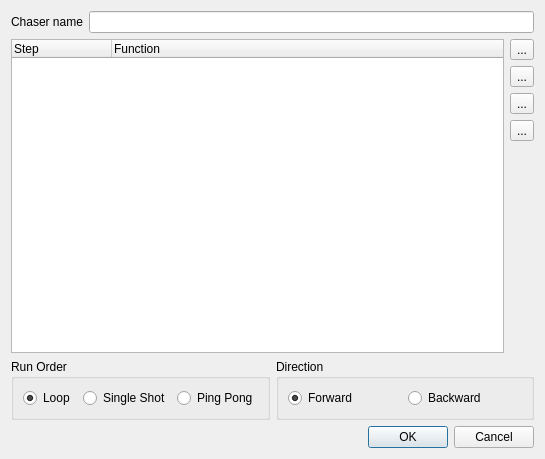
<ui version="4.0" >
 <class>ChaserEditor</class>
 <widget class="QDialog" name="ChaserEditor" >
  <property name="geometry" >
   <rect>
    <x>0</x>
    <y>0</y>
    <width>545</width>
    <height>459</height>
   </rect>
  </property>
  <property name="windowTitle" >
   <string>Chaser editor</string>
  </property>
  <layout class="QVBoxLayout" >
   <item>
    <layout class="QHBoxLayout" >
     <item>
      <widget class="QLabel" name="m_nameLabel" >
       <property name="text" >
        <string>Chaser name</string>
       </property>
      </widget>
     </item>
     <item>
      <widget class="QLineEdit" name="m_nameEdit" >
       <property name="toolTip" >
        <string>Name of the chaser being edited</string>
       </property>
      </widget>
     </item>
    </layout>
   </item>
   <item>
    <layout class="QHBoxLayout" >
     <item>
      <widget class="QTreeWidget" name="m_tree" >
       <property name="rootIsDecorated" >
        <bool>false</bool>
       </property>
       <property name="itemsExpandable" >
        <bool>false</bool>
       </property>
       <property name="allColumnsShowFocus" >
        <bool>true</bool>
       </property>
       <column>
        <property name="text" >
         <string>Step</string>
        </property>
       </column>
       <column>
        <property name="text" >
         <string>Function</string>
        </property>
       </column>
      </widget>
     </item>
     <item>
      <layout class="QVBoxLayout" >
       <item>
        <widget class="QToolButton" name="m_add" >
         <property name="toolTip" >
          <string>Add step(s) to the current position</string>
         </property>
         <property name="text" >
          <string>...</string>
         </property>
        </widget>
       </item>
       <item>
        <widget class="QToolButton" name="m_remove" >
         <property name="toolTip" >
          <string>Remove the selected step</string>
         </property>
         <property name="text" >
          <string>...</string>
         </property>
        </widget>
       </item>
       <item>
        <widget class="QToolButton" name="m_raise" >
         <property name="toolTip" >
          <string>Raise the selected step once</string>
         </property>
         <property name="text" >
          <string>...</string>
         </property>
        </widget>
       </item>
       <item>
        <widget class="QToolButton" name="m_lower" >
         <property name="toolTip" >
          <string>Lower the selected step once</string>
         </property>
         <property name="text" >
          <string>...</string>
         </property>
        </widget>
       </item>
       <item>
        <spacer>
         <property name="orientation" >
          <enum>Qt::Vertical</enum>
         </property>
         <property name="sizeHint" stdset="0" >
          <size>
           <width>20</width>
           <height>40</height>
          </size>
         </property>
        </spacer>
       </item>
      </layout>
     </item>
    </layout>
   </item>
   <item>
    <layout class="QHBoxLayout" >
     <item>
      <widget class="QGroupBox" name="groupBox" >
       <property name="title" >
        <string>Run Order</string>
       </property>
       <layout class="QHBoxLayout" >
        <item>
         <widget class="QRadioButton" name="m_loop" >
          <property name="toolTip" >
           <string>Run through over and over again</string>
          </property>
          <property name="text" >
           <string>Loop</string>
          </property>
          <property name="checked" >
           <bool>true</bool>
          </property>
         </widget>
        </item>
        <item>
         <widget class="QRadioButton" name="m_singleShot" >
          <property name="toolTip" >
           <string>Run through once and stop</string>
          </property>
          <property name="text" >
           <string>Single Shot</string>
          </property>
         </widget>
        </item>
        <item>
         <widget class="QRadioButton" name="m_pingPong" >
          <property name="toolTip" >
           <string>First run forwards, then backwards, again forwards, etc.</string>
          </property>
          <property name="text" >
           <string>Ping Pong</string>
          </property>
         </widget>
        </item>
       </layout>
      </widget>
     </item>
     <item>
      <widget class="QGroupBox" name="groupBox_2" >
       <property name="title" >
        <string>Direction</string>
       </property>
       <layout class="QHBoxLayout" >
        <item>
         <widget class="QRadioButton" name="m_forward" >
          <property name="toolTip" >
           <string>Start from the first step</string>
          </property>
          <property name="text" >
           <string>Forward</string>
          </property>
          <property name="checked" >
           <bool>true</bool>
          </property>
         </widget>
        </item>
        <item>
         <widget class="QRadioButton" name="m_backward" >
          <property name="toolTip" >
           <string>Start from the last step</string>
          </property>
          <property name="text" >
           <string>Backward</string>
          </property>
         </widget>
        </item>
       </layout>
      </widget>
     </item>
    </layout>
   </item>
   <item>
    <widget class="QDialogButtonBox" name="m_buttonBox" >
     <property name="orientation" >
      <enum>Qt::Horizontal</enum>
     </property>
     <property name="standardButtons" >
      <set>QDialogButtonBox::Cancel|QDialogButtonBox::Ok</set>
     </property>
    </widget>
   </item>
  </layout>
 </widget>
 <resources/>
 <connections>
  <connection>
   <sender>m_buttonBox</sender>
   <signal>accepted()</signal>
   <receiver>ChaserEditor</receiver>
   <slot>accept()</slot>
   <hints>
    <hint type="sourcelabel" >
     <x>248</x>
     <y>254</y>
    </hint>
    <hint type="destinationlabel" >
     <x>157</x>
     <y>274</y>
    </hint>
   </hints>
  </connection>
  <connection>
   <sender>m_buttonBox</sender>
   <signal>rejected()</signal>
   <receiver>ChaserEditor</receiver>
   <slot>reject()</slot>
   <hints>
    <hint type="sourcelabel" >
     <x>316</x>
     <y>260</y>
    </hint>
    <hint type="destinationlabel" >
     <x>286</x>
     <y>274</y>
    </hint>
   </hints>
  </connection>
 </connections>
</ui>
